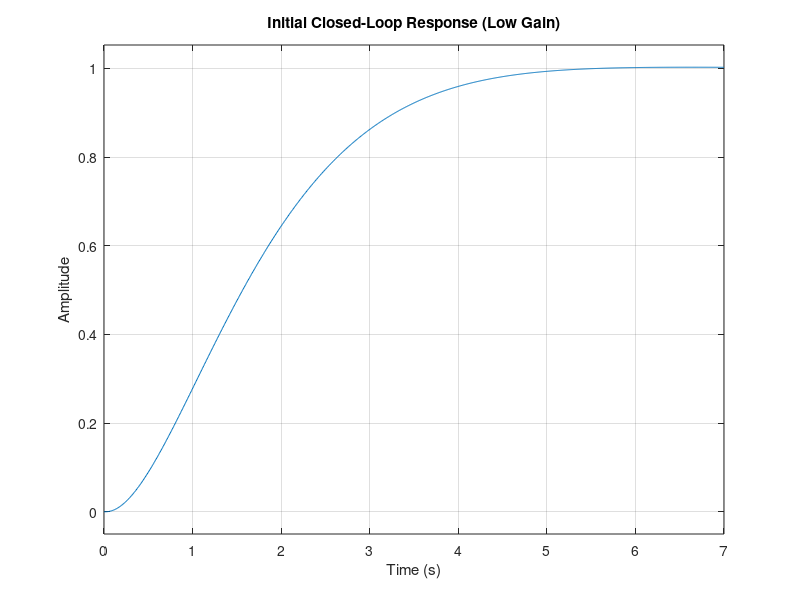
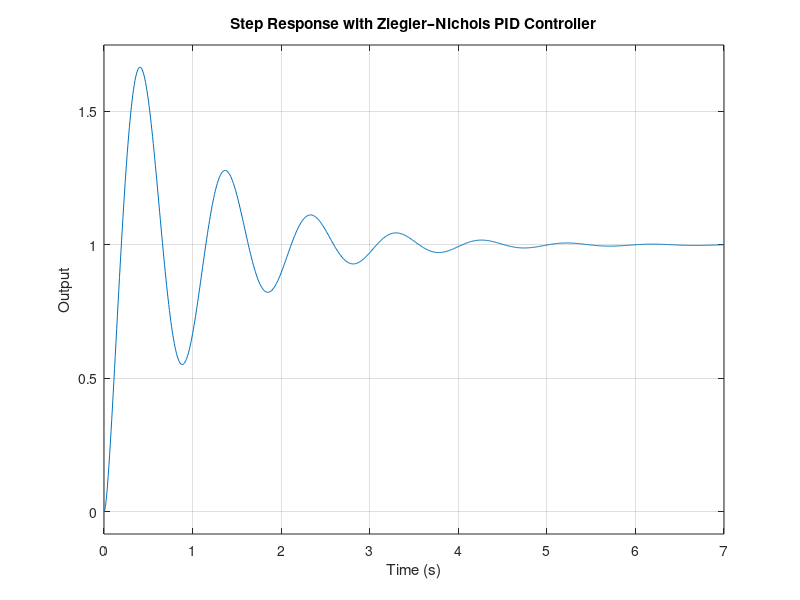

The MATLAB source for these figures, in order: (Note: this script raises an error after producing the figures.)
%% Ziegler–Nichols PID Tuning for DC Motor
clc;
clear;
close all;

%% Define Laplace Variable
s = tf('s');

%% Define Plant (DC Motor Transfer Function)
P = 44.99 / (s^3 + 44.98*s^2 + 78.962*s);

%% Initial Closed-Loop Response (for visualization)
Kp_initial = 1;              % small proportional gain
C_initial = Kp_initial;

T_initial = feedback(C_initial * P, 1);

figure;
step(T_initial);
title('Initial Closed-Loop Response (Low Gain)');
xlabel('Time (s)');
ylabel('Amplitude');
grid on;

%% Ziegler–Nichols Ultimate Gain Method Parameters
Ku = 79;     % Ultimate gain (determined experimentally)
Pu = 0.7;    % Ultimate oscillation period (s)

%% Compute Ziegler–Nichols PID Gains
Kp = 0.6 * Ku;
Ti = Pu / 2;
Td = Pu / 8;

Ki = Kp / Ti;
Kd = Kp * Td;

%% Build PID Controller
C = pid(Kp, Ki, Kd);

%% Closed-Loop System
T_pid = feedback(C * P, 1);

%% Step Response
figure;
step(T_pid);
title('Step Response with Ziegler–Nichols PID Controller');
xlabel('Time (s)');
ylabel('Output');
grid on;

%% Performance Analysis
info = stepinfo(T_pid,'SettlingTimeThreshold',0.02);

settling_time = info.SettlingTime;
rise_time     = info.RiseTime;
peak          = info.Peak;
overshoot     = info.Overshoot;

%% Display Step Response Metrics
fprintf('\nStep Response Metrics:\n');
fprintf('Settling Time : %.4f s\n', settling_time);
fprintf('Rise Time     : %.4f s\n', rise_time);
fprintf('Peak Value    : %.4f\n', peak);
fprintf('Overshoot     : %.4f %%\n', overshoot);

%% Display Ziegler–Nichols Parameters
fprintf('\nZiegler–Nichols Tuning Parameters:\n');
fprintf('Ultimate Gain (Ku)  : %.4f\n', Ku);
fprintf('Ultimate Period (Pu): %.4f s\n', Pu);
fprintf('Kp                  : %.4f\n', Kp);
fprintf('Ki                  : %.4f\n', Ki);
fprintf('Kd                  : %.4f\n', Kd);
